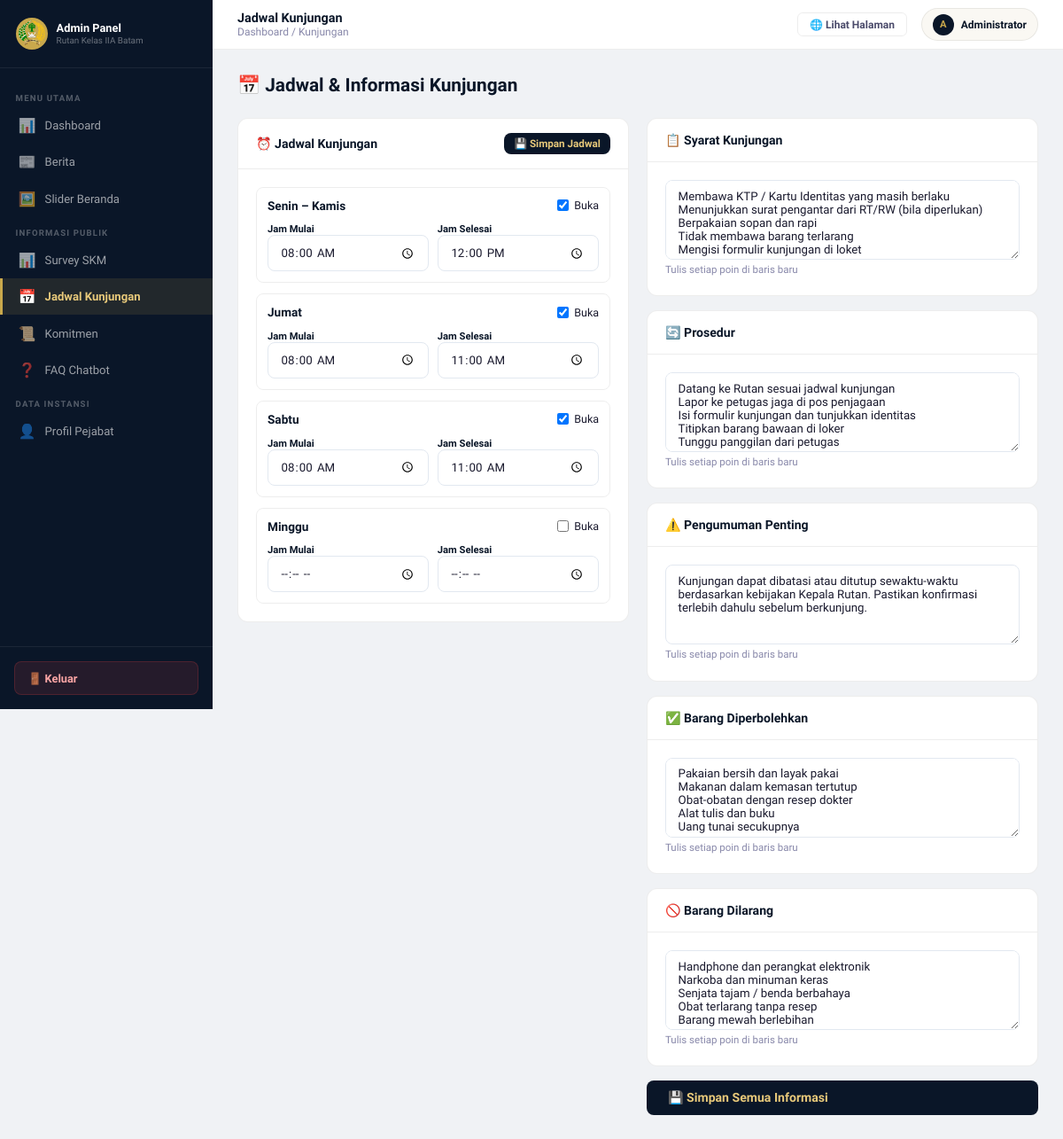
The page /admin/kunjungan.php (signed in) on the database its author committed.
### tables this page shows
CREATE TABLE `kunjungan_jadwal` (
  `id`        INT AUTO_INCREMENT PRIMARY KEY,
  `hari`      VARCHAR(30) NOT NULL,             
  `jam_buka`  TIME,
  `jam_tutup` TIME,
  `status`    ENUM('buka','tutup') DEFAULT 'buka',
  `urutan`    TINYINT DEFAULT 0
);

### admin/kunjungan.php (the view, shortened to what this page needs)
<?php
$db = getDB(); $pesan=''; $tipePesan='success';
$jadwal  = $db->query("SELECT * FROM kunjungan_jadwal ORDER BY urutan ASC")->fetchAll();
$infoRaw = $db->query("SELECT kode,konten FROM kunjungan_info")->fetchAll(PDO::FETCH_KEY_PAIR);
?>
<!DOCTYPE html><html lang="id"><head><meta charset="UTF-8"/><meta name="viewport" content="width=device-width,initial-scale=1.0"/>
<title>Jadwal Kunjungan – Admin Rutan</title><link rel="icon" type="image/png" href="../images/logo.png"/><link rel="stylesheet" href="css/admin.css"/>
<link href="https://fonts.googleapis.com/css2?family=Source+Sans+3:wght@400;600;700&display=swap" rel="stylesheet"/></head>
<body>
<div class="admin-layout">
<?php include __DIR__.'/includes/sidebar.php';?>
<div class="admin-main">
<header class="admin-topbar">
  <div class="topbar-left"><button class="sidebar-toggle" id="sidebarToggle">☰</button>
  <div><div class="topbar-page-title">Jadwal Kunjungan</div><div class="topbar-breadcrumb">Dashboard / Kunjungan</div></div></div>
  <div class="topbar-right"><a href="../pages/kunjungan.php" target="_blank" class="btn-view-site">🌐 Lihat Halaman</a>
  <div class="admin-user-chip"><div class="admin-user-avatar"><?=strtoupper(substr($_SESSION['admin_nama'],0,1))?></div>
  <div><div class="admin-user-name"><?=htmlspecialchars($_SESSION['admin_nama'])?></div></div></div></div>
</header>
<div class="admin-content">
<div class="admin-page-header"><div><div class="admin-page-title">📅 Jadwal &amp; Informasi Kunjungan</div></div></div>
<div style="display:grid;grid-template-columns:1fr 1fr;gap:1.25rem;">
  <form method="POST">
    <div class="admin-card"><div class="admin-card-header">
      <div class="admin-card-title">⏰ Jadwal Kunjungan</div>
      <button type="submit" class="btn btn-primary btn-sm">💾 Simpan Jadwal</button>
    </div>
    <div class="admin-card-body" style="display:flex;flex-direction:column;gap:.75rem;">
    <?php foreach($jadwal as $i=>$j):?>
    <div style="padding:.75rem;border:1px solid var(--border-soft);border-radius:8px;">
      <div style="display:flex;align-items:center;justify-content:space-between;margin-bottom:.6rem;">
        <strong style="font-size:.85rem;color:var(--navy);"><?=htmlspecialchars($j['hari'])?></strong>
        <label style="display:flex;align-items:center;gap:.4rem;font-size:.78rem;cursor:pointer;">
          <input type="checkbox" name="jadwal_status[]" value="buka" <?=$j['status']==='buka'?'checked':''?>/>
          Buka
        </label>
      </div>
      <div style="display:grid;grid-template-columns:1fr 1fr;gap:.6rem;">
        <div><label class="form-label" style="font-size:.7rem;">Jam Mulai</label>
        <input type="time" name="jam_buka[]" class="form-control" value="<?=$j['jam_buka']?substr($j['jam_buka'],0,5):''?>"/></div>
        <div><label class="form-label" style="font-size:.7rem;">Jam Selesai</label>
        <input type="time" name="jam_tutup[]" class="form-control" value="<?=$j['jam_tutup']?substr($j['jam_tutup'],0,5):''?>"/></div>
      </div>
    </div>
    <?php endforeach;?>
    </div></div>
  </form>
  <form method="POST">
    <div style="display:flex;flex-direction:column;gap:1rem;">
    <?php
    $infoFields = [
      'syarat'      => '📋 Syarat Kunjungan',
      'prosedur'    => '🔄 Prosedur',
      'pengumuman'  => '⚠️ Pengumuman Penting',
      'boleh'       => '✅ Barang Diperbolehkan',
      'dilarang'    => '🚫 Barang Dilarang',
    ];
    foreach ($infoFields as $kode => $label):?>
    <div class="admin-card"><div class="admin-card-header"><div class="admin-card-title"><?=$label?></div></div>
    <div class="admin-card-body">
      <textarea name="<?=$kode?>" class="form-control" style="min-height:90px;"><?=htmlspecialchars($infoRaw[$kode]??'')?></textarea>
      <div class="form-hint">Tulis setiap poin di baris baru</div>
    </div></div>
    <?php endforeach;?>
    <button type="submit" class="btn btn-primary btn-lg" style="width:100%;">💾 Simpan Semua Informasi</button>
    </div>
  </form>
</div>
</div></div></div>
<script src="js/admin.js"></script></body></html>

### admin/css/admin.css (style rules this page uses)
*, *::before, *::after { box-sizing: border-box; margin: 0; padding: 0; }
:root { --navy: #0a1628; --navy-mid: #112240; --navy-light: #1a3a5c; --navy-hover: #162d4a; --gold: #c9a84c; --gold-light: #e8c97a; --gold-pale: #f5e9c8; --cream: #faf8f3; --white: #ffffff; --text-dark: #1a1a2e; --text-mid: #4a4a6a; --text-light: #8888aa; --border: rgba(201,168,76,0.2); --border-soft: rgba(0,0,0,0.07); --sidebar-w: 240px; --green: #22c55e; --red: #ef4444; --yellow: #f59e0b; --blue: #3b82f6; }
body { font-family: 'Source Sans 3', 'Segoe UI', sans-serif; font-size: 14px; color: var(--text-dark); background: #f0f2f5; min-height: 100vh; }
a { text-decoration: none; color: inherit; }
button { cursor: pointer; font-family: inherit; }
input, textarea, select { font-family: inherit; }
.admin-layout { display: flex; min-height: 100vh; }
.admin-main { margin-left: var(--sidebar-w); flex: 1; display: flex; flex-direction: column; min-height: 100vh; }
.admin-topbar { background: var(--white); border-bottom: 1px solid var(--border-soft); padding: 0 1.75rem; height: 56px; display: flex; align-items: center; justify-content: space-between; position: sticky; top: 0; z-index: 50; }
.topbar-left { display: flex; align-items: center; gap: 0.75rem; }
.topbar-page-title { font-size: 0.9rem; font-weight: 700; color: var(--navy); }
.topbar-breadcrumb { font-size: 0.75rem; color: var(--text-light); }
.topbar-right { display: flex; align-items: center; gap: 1rem; }
.admin-user-chip { display: flex; align-items: center; gap: 0.5rem; padding: 0.35rem 0.75rem; background: var(--cream); border-radius: 999px; border: 1px solid var(--border-soft); }
.admin-user-avatar { width: 24px; height: 24px; background: var(--navy); border-radius: 50%; display: flex; align-items: center; justify-content: center; color: var(--gold); font-size: 0.7rem; font-weight: 900; flex-shrink: 0; }
.admin-user-name { font-size: 0.75rem; font-weight: 700; color: var(--navy); }
.btn-view-site { display: inline-flex; align-items: center; gap: 5px; font-size: 0.75rem; font-weight: 700; color: var(--text-mid); padding: 0.35rem 0.8rem; border: 1px solid var(--border-soft); border-radius: 6px; background: none; transition: all 0.2s; }
.admin-content { padding: 1.75rem; flex: 1; }
.admin-page-header { margin-bottom: 1.5rem; display: flex; align-items: flex-start; justify-content: space-between; gap: 1rem; flex-wrap: wrap; }
.admin-page-title { font-size: 1.3rem; font-weight: 900; color: var(--navy); line-height: 1.2; }
.admin-card { background: var(--white); border-radius: 12px; border: 1px solid var(--border-soft); overflow: hidden; }
.admin-card-header { padding: 1rem 1.25rem; border-bottom: 1px solid var(--border-soft); display: flex; align-items: center; justify-content: space-between; gap: 0.75rem; flex-wrap: wrap; }
.admin-card-title { font-size: 0.88rem; font-weight: 800; color: var(--navy); }
.admin-card-body { padding: 1.25rem; }
.btn { display: inline-flex; align-items: center; gap: 6px; padding: 0.5rem 1rem; border-radius: 8px; font-size: 0.8rem; font-weight: 700; border: none; transition: all 0.2s; cursor: pointer; white-space: nowrap; }
.btn-primary { background: var(--navy); color: var(--gold-light); }
.btn-sm { padding: 0.3rem 0.7rem; font-size: 0.73rem; }
.btn-lg { padding: 0.7rem 1.5rem; font-size: 0.88rem; }
.form-label { font-size: 0.78rem; font-weight: 700; color: var(--navy); }
.form-control { padding: 0.6rem 0.85rem; border: 1.5px solid #e2e8f0; border-radius: 8px; font-size: 0.83rem; color: var(--text-dark); background: var(--white); transition: border-color 0.2s, box-shadow 0.2s; width: 100%; }
textarea.form-control { resize: vertical; min-height: 100px; }
.form-hint { font-size: 0.72rem; color: var(--text-light); line-height: 1.5; }

### rows shown on the page
kunjungan_jadwal: hari "Senin – Kamis", status "☑", jam_buka "08:00", jam_tutup "12:00"
kunjungan_jadwal: hari "Jumat", status "☑", jam_buka "08:00", jam_tutup "11:00"
kunjungan_jadwal: hari "Sabtu", status "☑", jam_buka "08:00", jam_tutup "11:00"
kunjungan_jadwal: hari "Minggu"

### other values the page prints
substr($_SESSION['admin_nama'],0,1) "A"
$_SESSION['admin_nama'] "Administrator"
$label "📋 Syarat Kunjungan"
$label "🔄 Prosedur"
$label "⚠️ Pengumuman Penting"
$label "✅ Barang Diperbolehkan"
$label "🚫 Barang Dilarang"
